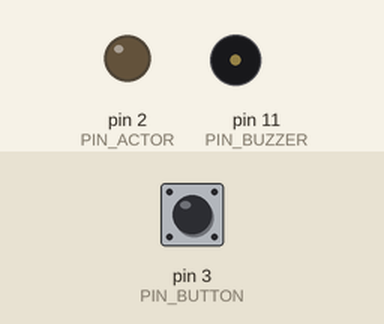
Recording of a program running on a simulated Arduino Uno, built with avr-gcc and run on an emulated ATmega328P. Shown: output pins drawn as LEDs (lit = HIGH), buzzer (waves = sounding). The test bench sets the inputs (shaded band); at power-on: pin 3 (PIN_BUTTON) HIGH. Random numbers use the default seed unless the program sets one.

Above: at 1.2 s.
1.3 s: pin 3 (PIN_BUTTON) pulled LOW for 0.15 s
At 4.0 s:
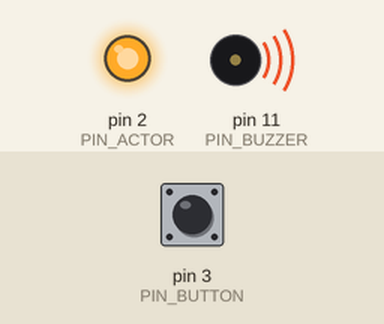
At 4.9 s:
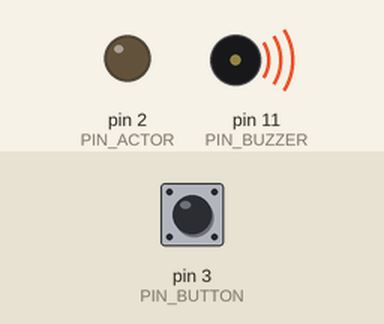
Timing chart, 0 to 10.3 s (numbered marks = the images above; inputs shaded):
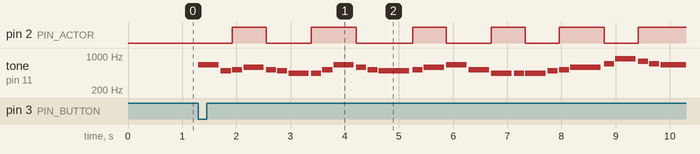

The program:

main.cpp
```cpp
#include <Arduino.h>

#define PIN_BUZZER 11
#define PIN_ACTOR 2
#define PIN_BUTTON 3

#define NOTE_COUNT 0.25

#include "songs/gameofthrones.h"
#include "songs/greenhill.h"
#include "songs/harrypotter.h"
#include "songs/imperialmarch.h"
#include "songs/jigglypuffsong.h"
#include "songs/keyboardcat.h"
#include "songs/merrychristmas.h"
#include "songs/miichannel.h"
#include "songs/songofstorms.h"
#include "songs/startrek.h"
#include "songs/starwars.h"
#include "songs/supermariobros.h"
#include "songs/takeonme.h"
#include "songs/tetris.h"
#include "songs/thegodfather.h"
#include "songs/vampirekiller.h"
#include "songs/zeldaslullaby.h"
#include "songs/zeldatheme.h"

bool stat = false;
int stepCounter = 0;


void playSong(const int melody[], int size, const int tempo) {
  // sizeof gives the number of bytes, each int value is composed of two bytes (16 bits)
  // there are two values per note (pitch and duration), so for each note there are four bytes
  int notes = size / 4; // sizeof(melody) / sizeof(melody[0]) / 2;

  // this calculates the duration of a whole note in ms
  int wholenote = (60000 * 4) / tempo;

  int divider = 0, noteDuration = 0;


  // iterate over the notes of the melody.
  // Remember, the array is twice the number of notes (notes + durations)
  for (int thisNote = 0; thisNote < notes * 2; thisNote = thisNote + 2) {
    // calculates the duration of each note
    divider = melody[thisNote + 1];
    if (divider > 0) {
      // regular note, just proceed
      noteDuration = (wholenote) / divider;
    }
    else if (divider < 0) {
      // dotted notes are represented with negative durations!!
      noteDuration = (wholenote) / abs(divider);
      noteDuration *= 1.5; // increases the duration in half for dotted notes
    }

    // we only play the note for 90% of the duration, leaving 10% as a pause
    tone(PIN_BUZZER, melody[thisNote], noteDuration * 0.9);

    // Wait for the specief duration before playing the next note.
    delay(noteDuration);

    // stop the waveform generation before the next note.
    noTone(PIN_BUZZER);

    stepCounter += noteDuration;

    if (stepCounter >= wholenote * NOTE_COUNT) {
      stat = !stat;
      stepCounter = 0;
      if (stat)
        digitalWrite(PIN_ACTOR, HIGH);
      else
        digitalWrite(PIN_ACTOR, LOW);
    }

    delete melody;
  }
}

void pickRandomSong() {
  int index = rand() %5;

  switch (index) {
    case 0: return playSong((const int[]) GAMEOFTHRONES, sizeof((const int[]) GAMEOFTHRONES), 85);
    // case 1: return playSong((const int[]) GREENHILL, sizeof((const int[]) GREENHILL), 140);
    case 1: return playSong((const int[]) HARRYPOTTER, sizeof((const int[]) HARRYPOTTER), 144);
    // case 3: return playSong((const int[]) IMPERIALMARCH, sizeof((const int[]) IMPERIALMARCH), 120);
    // case 4: return playSong((const int[]) JIGGLYPUFFSONG, sizeof((const int[]) JIGGLYPUFFSONG), 85);
    // case 5: return playSong((const int[]) KEYBOARDCAT, sizeof((const int[]) KEYBOARDCAT), 160);
    // case 6: return playSong((const int[]) MERRYCHRISTMAS, sizeof((const int[]) MERRYCHRISTMAS), 140);
    // case 7: return playSong((const int[]) MIICHANNEL, sizeof((const int[]) MIICHANNEL), 114);
    // case 8: return playSong((const int[]) SONGOFSTORMS, sizeof((const int[]) SONGOFSTORMS), 108);
    // case 9: return playSong((const int[]) STARTREK, sizeof((const int[]) STARTREK), 80);
    // case 10: return playSong((const int[]) STARWARS, sizeof((const int[]) STARWARS), 108);
    // case 11: return playSong((const int[]) SUPERMARIOBROS, sizeof((const int[]) SUPERMARIOBROS), 200);
    case 2: return playSong((const int[]) TAKEONME, sizeof((const int[]) TAKEONME), 140);
    case 3: return playSong((const int[]) TETRIS, sizeof((const int[]) TETRIS), 144);
    // case 14: return playSong((const int[]) THEGODFATHER, sizeof((const int[]) THEGODFATHER), 80);
    // case 15: return playSong((const int[]) VAMPIREKILLER, sizeof((const int[]) VAMPIREKILLER), 130);
    // case 16: return playSong((const int[]) ZELDASLULLABY, sizeof((const int[]) ZELDASLULLABY), 108);
    case 4: return playSong((const int[]) ZELDATHEME, sizeof((const int[]) ZELDATHEME), 88);
  }
}


void setup() {
  srand(analogRead(0));

  pinMode(PIN_ACTOR, OUTPUT);
  pinMode(PIN_BUTTON, INPUT_PULLUP);
}

void loop() {
  if (digitalRead(PIN_BUTTON) == LOW) {
    pickRandomSong();
    digitalWrite(PIN_ACTOR, LOW);
  }
}
```

notes.h
```cpp
#ifndef H_NOTES
#define NOTE_B0  31
#define NOTE_C1  33
#define NOTE_CS1 35
#define NOTE_D1  37
#define NOTE_DS1 39
#define NOTE_E1  41
#define NOTE_F1  44
#define NOTE_FS1 46
#define NOTE_G1  49
#define NOTE_GS1 52
#define NOTE_A1  55
#define NOTE_AS1 58
#define NOTE_B1  62
#define NOTE_C2  65
#define NOTE_CS2 69
#define NOTE_D2  73
#define NOTE_DS2 78
#define NOTE_E2  82
#define NOTE_F2  87
#define NOTE_FS2 93
#define NOTE_G2  98
#define NOTE_GS2 104
#define NOTE_A2  110
#define NOTE_AS2 117
#define NOTE_B2  123
#define NOTE_C3  131
#define NOTE_CS3 139
#define NOTE_D3  147
#define NOTE_DS3 156
#define NOTE_E3  165
#define NOTE_F3  175
#define NOTE_FS3 185
#define NOTE_G3  196
#define NOTE_GS3 208
#define NOTE_A3  220
#define NOTE_AS3 233
#define NOTE_B3  247
#define NOTE_C4  262
#define NOTE_CS4 277
#define NOTE_D4  294
#define NOTE_DS4 311
#define NOTE_E4  330
#define NOTE_F4  349
#define NOTE_FS4 370
#define NOTE_G4  392
#define NOTE_GS4 415
#define NOTE_A4  440
#define NOTE_AS4 466
#define NOTE_B4  494
#define NOTE_C5  523
#define NOTE_CS5 554
#define NOTE_D5  587
#define NOTE_DS5 622
#define NOTE_E5  659
#define NOTE_F5  698
#define NOTE_FS5 740
#define NOTE_G5  784
#define NOTE_GS5 831
#define NOTE_A5  880
#define NOTE_AS5 932
#define NOTE_B5  988
#define NOTE_C6  1047
#define NOTE_CS6 1109
#define NOTE_D6  1175
#define NOTE_DS6 1245
#define NOTE_E6  1319
#define NOTE_F6  1397
#define NOTE_FS6 1480
#define NOTE_G6  1568
#define NOTE_GS6 1661
#define NOTE_A6  1760
#define NOTE_AS6 1865
#define NOTE_B6  1976
#define NOTE_C7  2093
#define NOTE_CS7 2217
#define NOTE_D7  2349
#define NOTE_DS7 2489
#define NOTE_E7  2637
#define NOTE_F7  2794
#define NOTE_FS7 2960
#define NOTE_G7  3136
#define NOTE_GS7 3322
#define NOTE_A7  3520
#define NOTE_AS7 3729
#define NOTE_B7  3951
#define NOTE_C8  4186
#define NOTE_CS8 4435
#define NOTE_D8  4699
#define NOTE_DS8 4978
#define REST      0
#endif
```

gameofthrones.h
```cpp
#include "notes.h"

// Game of Thrones
// Score available at https://musescore.com/user/8407786/scores/2156716


#define GAMEOFTHRONES { \
  NOTE_G4,8, NOTE_C4,8, NOTE_DS4,16, NOTE_F4,16, NOTE_G4,8, NOTE_C4,8, NOTE_DS4,16, NOTE_F4,16, \
  NOTE_G4,8, NOTE_C4,8, NOTE_DS4,16, NOTE_F4,16, NOTE_G4,8, NOTE_C4,8, NOTE_DS4,16, NOTE_F4,16,\
  NOTE_G4,8, NOTE_C4,8, NOTE_E4,16, NOTE_F4,16, NOTE_G4,8, NOTE_C4,8, NOTE_E4,16, NOTE_F4,16,\
  NOTE_G4,8, NOTE_C4,8, NOTE_E4,16, NOTE_F4,16, NOTE_G4,8, NOTE_C4,8, NOTE_E4,16, NOTE_F4,16,\
  NOTE_G4,-4, NOTE_C4,-4, \
  \
  NOTE_DS4,16, NOTE_F4,16, NOTE_G4,4, NOTE_C4,4, NOTE_DS4,16, NOTE_F4,16, \
  NOTE_D4,-1, \
  NOTE_F4,-4, NOTE_AS3,-4,\
  NOTE_DS4,16, NOTE_D4,16, NOTE_F4,4, NOTE_AS3,-4,\
  NOTE_DS4,16, NOTE_D4,16, NOTE_C4,-1, \
  \
  \
  NOTE_G4,-4, NOTE_C4,-4, \
  \
  NOTE_DS4,16, NOTE_F4,16, NOTE_G4,4, NOTE_C4,4, NOTE_DS4,16, NOTE_F4,16, \
  NOTE_D4,-1, \
  NOTE_F4,-4, NOTE_AS3,-4,\
  NOTE_DS4,16, NOTE_D4,16, NOTE_F4,4, NOTE_AS3,-4,\
  NOTE_DS4,16, NOTE_D4,16, NOTE_C4,-1, \
  NOTE_G4,-4, NOTE_C4,-4,\
  NOTE_DS4,16, NOTE_F4,16, NOTE_G4,4,  NOTE_C4,4, NOTE_DS4,16, NOTE_F4,16,\
  \
  NOTE_D4,-2, \
  NOTE_F4,-4, NOTE_AS3,-4,\
  NOTE_D4,-8, NOTE_DS4,-8, NOTE_D4,-8, NOTE_AS3,-8,\
  NOTE_C4,-1,\
  NOTE_C5,-2,\
  NOTE_AS4,-2,\
  NOTE_C4,-2,\
  NOTE_G4,-2,\
  NOTE_DS4,-2,\
  NOTE_DS4,-4, NOTE_F4,-4, \
  NOTE_G4,-1,\
  \
  NOTE_C5,-2, \
  NOTE_AS4,-2,\
  NOTE_C4,-2,\
  NOTE_G4,-2, \
  NOTE_DS4,-2,\
  NOTE_DS4,-4, NOTE_D4,-4,\
  NOTE_C5,8, NOTE_G4,8, NOTE_GS4,16, NOTE_AS4,16, NOTE_C5,8, NOTE_G4,8, NOTE_GS4,16, NOTE_AS4,16,\
  NOTE_C5,8, NOTE_G4,8, NOTE_GS4,16, NOTE_AS4,16, NOTE_C5,8, NOTE_G4,8, NOTE_GS4,16, NOTE_AS4,16,\
  \
  REST,4, NOTE_GS5,16, NOTE_AS5,16, NOTE_C6,8, NOTE_G5,8, NOTE_GS5,16, NOTE_AS5,16,\
  NOTE_C6,8, NOTE_G5,16, NOTE_GS5,16, NOTE_AS5,16, NOTE_C6,8, NOTE_G5,8, NOTE_GS5,16, NOTE_AS5,16, \
}
```

greenhill.h
```cpp
#include "notes.h"

// Gren Hill Zone - Sonic the Hedgehog
// Score available at https://musescore.com/user/248346/scores/461661
// Theme by Masato Nakamura, arranged by Teddy Mason


#define GREENHILL { \
  REST,2, NOTE_D5,8, NOTE_B4,4, NOTE_D5,8, \
  NOTE_CS5,4, NOTE_D5,8, NOTE_CS5,4, NOTE_A4,2, \
  REST,8, NOTE_A4,8, NOTE_FS5,8, NOTE_E5,4, NOTE_D5,8,\
  NOTE_CS5,4, NOTE_D5,8, NOTE_CS5,4, NOTE_A4,2, \
  REST,4, NOTE_D5,8, NOTE_B4,4, NOTE_D5,8,\
  NOTE_CS5,4, NOTE_D5,8, NOTE_CS5,4, NOTE_A4,2, \
  \
  REST,8, NOTE_B4,8, NOTE_B4,8, NOTE_G4,4, NOTE_B4,8, \
  NOTE_A4,4, NOTE_B4,8, NOTE_A4,4, NOTE_D4,2,\
  REST,4, NOTE_D5,8, NOTE_B4,4, NOTE_D5,8,\
  NOTE_CS5,4, NOTE_D5,8, NOTE_CS5,4, NOTE_A4,2, \
  REST,8, NOTE_A4,8, NOTE_FS5,8, NOTE_E5,4, NOTE_D5,8,\
  NOTE_CS5,4, NOTE_D5,8, NOTE_CS5,4, NOTE_A4,2, \
  \
  REST,4, NOTE_D5,8, NOTE_B4,4, NOTE_D5,8, \
  NOTE_CS5,4, NOTE_D5,8, NOTE_CS5,4, NOTE_A4,2, \
  REST,8, NOTE_B4,8, NOTE_B4,8, NOTE_G4,4, NOTE_B4,8,\
  NOTE_A4,4, NOTE_B4,8, NOTE_A4,4, NOTE_D4,8, NOTE_D4,8, NOTE_FS4,8,\
  NOTE_E4,-1,\
  REST,8, NOTE_D4,8, NOTE_E4,8, NOTE_FS4,-1,\
  \
  REST,8, NOTE_D4,8, NOTE_D4,8, NOTE_FS4,8, NOTE_F4,-1, \
  REST,8, NOTE_D4,8, NOTE_F4,8, NOTE_E4,-1, \
  \
  \
  \
  REST,2, NOTE_D5,8, NOTE_B4,4, NOTE_D5,8, \
  NOTE_CS5,4, NOTE_D5,8, NOTE_CS5,4, NOTE_A4,2, \
  REST,8, NOTE_A4,8, NOTE_FS5,8, NOTE_E5,4, NOTE_D5,8,\
  NOTE_CS5,4, NOTE_D5,8, NOTE_CS5,4, NOTE_A4,2, \
  REST,4, NOTE_D5,8, NOTE_B4,4, NOTE_D5,8,\
  NOTE_CS5,4, NOTE_D5,8, NOTE_CS5,4, NOTE_A4,2, \
  \
  REST,8, NOTE_B4,8, NOTE_B4,8, NOTE_G4,4, NOTE_B4,8, \
  NOTE_A4,4, NOTE_B4,8, NOTE_A4,4, NOTE_D4,2,\
  REST,4, NOTE_D5,8, NOTE_B4,4, NOTE_D5,8,\
  NOTE_CS5,4, NOTE_D5,8, NOTE_CS5,4, NOTE_A4,2, \
  REST,8, NOTE_A4,8, NOTE_FS5,8, NOTE_E5,4, NOTE_D5,8,\
  NOTE_CS5,4, NOTE_D5,8, NOTE_CS5,4, NOTE_A4,2, \
  \
  REST,4, NOTE_D5,8, NOTE_B4,4, NOTE_D5,8, \
  NOTE_CS5,4, NOTE_D5,8, NOTE_CS5,4, NOTE_A4,2, \
  REST,8, NOTE_B4,8, NOTE_B4,8, NOTE_G4,4, NOTE_B4,8,\
  NOTE_A4,4, NOTE_B4,8, NOTE_A4,4, NOTE_D4,8, NOTE_D4,8, NOTE_FS4,8,\
  NOTE_E4,-1,\
  REST,8, NOTE_D4,8, NOTE_E4,8, NOTE_FS4,-1,\
  \
  REST,8, NOTE_D4,8, NOTE_D4,8, NOTE_FS4,8, NOTE_F4,-1, \
  REST,8, NOTE_D4,8, NOTE_F4,8, NOTE_E4,8, \
  NOTE_E4,-2, NOTE_A4,8, NOTE_CS5,8, \
  NOTE_FS5,8, NOTE_E5,4, NOTE_D5,8, NOTE_A5,-4,\
}
```

harrypotter.h
```cpp
#include "notes.h"

// Hedwig's theme fromn the Harry Potter Movies
// Socre from https://musescore.com/user/3811306/scores/4906610

#define HARRYPOTTER { \
  REST, 2, NOTE_D4, 4,\
  NOTE_G4, -4, NOTE_AS4, 8, NOTE_A4, 4,\
  NOTE_G4, 2, NOTE_D5, 4,\
  NOTE_C5, -2, \
  NOTE_A4, -2,\
  NOTE_G4, -4, NOTE_AS4, 8, NOTE_A4, 4,\
  NOTE_F4, 2, NOTE_GS4, 4,\
  NOTE_D4, -1, \
  NOTE_D4, 4,\
\
  NOTE_G4, -4, NOTE_AS4, 8, NOTE_A4, 4, \
  NOTE_G4, 2, NOTE_D5, 4,\
  NOTE_F5, 2, NOTE_E5, 4,\
  NOTE_DS5, 2, NOTE_B4, 4,\
  NOTE_DS5, -4, NOTE_D5, 8, NOTE_CS5, 4,\
  NOTE_CS4, 2, NOTE_B4, 4,\
  NOTE_G4, -1,\
  NOTE_AS4, 4,\
     \
  NOTE_D5, 2, NOTE_AS4, 4,\
  NOTE_D5, 2, NOTE_AS4, 4,\
  NOTE_DS5, 2, NOTE_D5, 4,\
  NOTE_CS5, 2, NOTE_A4, 4,\
  NOTE_AS4, -4, NOTE_D5, 8, NOTE_CS5, 4,\
  NOTE_CS4, 2, NOTE_D4, 4,\
  NOTE_D5, -1, \
  REST,4, NOTE_AS4,4,  \
\
  NOTE_D5, 2, NOTE_AS4, 4,\
  NOTE_D5, 2, NOTE_AS4, 4,\
  NOTE_F5, 2, NOTE_E5, 4,\
  NOTE_DS5, 2, NOTE_B4, 4,\
  NOTE_DS5, -4, NOTE_D5, 8, NOTE_CS5, 4,\
  NOTE_CS4, 2, NOTE_AS4, 4,\
  NOTE_G4, -1, \
}
```

imperialmarch.h
```cpp
#include "notes.h"

// Dart Vader theme (Imperial March) - Star wars
// Score available at https://musescore.com/user/202909/scores/1141521
// The tenor saxophone part was used

#define IMPERIALMARCH { \
  NOTE_A4,-4, NOTE_A4,-4, NOTE_A4,16, NOTE_A4,16, NOTE_A4,16, NOTE_A4,16, NOTE_F4,8, REST,8, \
  NOTE_A4,-4, NOTE_A4,-4, NOTE_A4,16, NOTE_A4,16, NOTE_A4,16, NOTE_A4,16, NOTE_F4,8, REST,8, \
  NOTE_A4,4, NOTE_A4,4, NOTE_A4,4, NOTE_F4,-8, NOTE_C5,16, \
 \
  NOTE_A4,4, NOTE_F4,-8, NOTE_C5,16, NOTE_A4,2, \
  NOTE_E5,4, NOTE_E5,4, NOTE_E5,4, NOTE_F5,-8, NOTE_C5,16, \
  NOTE_A4,4, NOTE_F4,-8, NOTE_C5,16, NOTE_A4,2, \
 \
  NOTE_A5,4, NOTE_A4,-8, NOTE_A4,16, NOTE_A5,4, NOTE_GS5,-8, NOTE_G5,16, \
  NOTE_DS5,16, NOTE_D5,16, NOTE_DS5,8, REST,8, NOTE_A4,8, NOTE_DS5,4, NOTE_D5,-8, NOTE_CS5,16, \
 \
  NOTE_C5,16, NOTE_B4,16, NOTE_C5,16, REST,8, NOTE_F4,8, NOTE_GS4,4, NOTE_F4,-8, NOTE_A4,-16, \
  NOTE_C5,4, NOTE_A4,-8, NOTE_C5,16, NOTE_E5,2, \
 \
  NOTE_A5,4, NOTE_A4,-8, NOTE_A4,16, NOTE_A5,4, NOTE_GS5,-8, NOTE_G5,16, \
  NOTE_DS5,16, NOTE_D5,16, NOTE_DS5,8, REST,8, NOTE_A4,8, NOTE_DS5,4, NOTE_D5,-8, NOTE_CS5,16, \
 \
  NOTE_C5,16, NOTE_B4,16, NOTE_C5,16, REST,8, NOTE_F4,8, NOTE_GS4,4, NOTE_F4,-8, NOTE_A4,-16, \
  NOTE_A4,4, NOTE_F4,-8, NOTE_C5,16, NOTE_A4,2, \
}
```

jigglypuffsong.h
```cpp
#include "notes.h"

// Jigglypuff's Song
// Score available at https://musescore.com/user/28109683/scores/5044153

#define JIGGLYPUFFSONG { \
  NOTE_D5,-4, NOTE_A5,8, NOTE_FS5,8, NOTE_D5,8,\
  NOTE_E5,-4, NOTE_FS5,8, NOTE_G5,4,\
  NOTE_FS5,-4, NOTE_E5,8, NOTE_FS5,4,\
  NOTE_D5,-2,\
  NOTE_D5,-4, NOTE_A5,8, NOTE_FS5,8, NOTE_D5,8,\
  NOTE_E5,-4, NOTE_FS5,8, NOTE_G5,4,\
  NOTE_FS5,-1,\
  NOTE_D5,-4, NOTE_A5,8, NOTE_FS5,8, NOTE_D5,8,\
  NOTE_E5,-4, NOTE_FS5,8, NOTE_G5,4,\
  \
  NOTE_FS5,-4, NOTE_E5,8, NOTE_FS5,4,\
  NOTE_D5,-2,\
  NOTE_D5,-4, NOTE_A5,8, NOTE_FS5,8, NOTE_D5,8,\
  NOTE_E5,-4, NOTE_FS5,8, NOTE_G5,4,\
  NOTE_FS5,-1,\
}
```

keyboardcat.h
```cpp
#include "notes.h"

// Keyboard cat
// Score available at https://musescore.com/user/142788/scores/147371

#define KEYBOARDCAT { \
  REST,1,\
  REST,1,\
  NOTE_C4,4, NOTE_E4,4, NOTE_G4,4, NOTE_E4,4, \
  NOTE_C4,4, NOTE_E4,8, NOTE_G4,-4, NOTE_E4,4,\
  NOTE_A3,4, NOTE_C4,4, NOTE_E4,4, NOTE_C4,4,\
  NOTE_A3,4, NOTE_C4,8, NOTE_E4,-4, NOTE_C4,4,\
  NOTE_G3,4, NOTE_B3,4, NOTE_D4,4, NOTE_B3,4,\
  NOTE_G3,4, NOTE_B3,8, NOTE_D4,-4, NOTE_B3,4,\
  \
  NOTE_G3,4, NOTE_G3,8, NOTE_G3,-4, NOTE_G3,8, NOTE_G3,4, \
  NOTE_G3,4, NOTE_G3,4, NOTE_G3,8, NOTE_G3,4,\
  NOTE_C4,4, NOTE_E4,4, NOTE_G4,4, NOTE_E4,4, \
  NOTE_C4,4, NOTE_E4,8, NOTE_G4,-4, NOTE_E4,4,\
  NOTE_A3,4, NOTE_C4,4, NOTE_E4,4, NOTE_C4,4,\
  NOTE_A3,4, NOTE_C4,8, NOTE_E4,-4, NOTE_C4,4,\
  NOTE_G3,4, NOTE_B3,4, NOTE_D4,4, NOTE_B3,4,\
  NOTE_G3,4, NOTE_B3,8, NOTE_D4,-4, NOTE_B3,4,\
  \
  NOTE_G3,-1, \
}
```

merrychristmas.h
```cpp
#include "notes.h"

// We Wish You a Merry Christmas
// Score available at https://musescore.com/user/6208766/scores/1497501

#define MERRYCHRISTMAS { \
  NOTE_C5,4, \
  NOTE_F5,4, NOTE_F5,8, NOTE_G5,8, NOTE_F5,8, NOTE_E5,8,\
  NOTE_D5,4, NOTE_D5,4, NOTE_D5,4,\
  NOTE_G5,4, NOTE_G5,8, NOTE_A5,8, NOTE_G5,8, NOTE_F5,8,\
  NOTE_E5,4, NOTE_C5,4, NOTE_C5,4,\
  NOTE_A5,4, NOTE_A5,8, NOTE_AS5,8, NOTE_A5,8, NOTE_G5,8,\
  NOTE_F5,4, NOTE_D5,4, NOTE_C5,8, NOTE_C5,8,\
  NOTE_D5,4, NOTE_G5,4, NOTE_E5,4,\
  \
  NOTE_F5,2, NOTE_C5,4, \
  NOTE_F5,4, NOTE_F5,8, NOTE_G5,8, NOTE_F5,8, NOTE_E5,8,\
  NOTE_D5,4, NOTE_D5,4, NOTE_D5,4,\
  NOTE_G5,4, NOTE_G5,8, NOTE_A5,8, NOTE_G5,8, NOTE_F5,8,\
  NOTE_E5,4, NOTE_C5,4, NOTE_C5,4,\
  NOTE_A5,4, NOTE_A5,8, NOTE_AS5,8, NOTE_A5,8, NOTE_G5,8,\
  NOTE_F5,4, NOTE_D5,4, NOTE_C5,8, NOTE_C5,8,\
  NOTE_D5,4, NOTE_G5,4, NOTE_E5,4,\
  NOTE_F5,2, NOTE_C5,4,\
  \
  NOTE_F5,4, NOTE_F5,4, NOTE_F5,4, \
  NOTE_E5,2, NOTE_E5,4,\
  NOTE_F5,4, NOTE_E5,4, NOTE_D5,4,\
  NOTE_C5,2, NOTE_A5,4,\
  NOTE_AS5,4, NOTE_A5,4, NOTE_G5,4,\
  NOTE_C6,4, NOTE_C5,4, NOTE_C5,8, NOTE_C5,8,\
  NOTE_D5,4, NOTE_G5,4, NOTE_E5,4,\
  NOTE_F5,2, NOTE_C5,4, \
  NOTE_F5,4, NOTE_F5,8, NOTE_G5,8, NOTE_F5,8, NOTE_E5,8,\
  NOTE_D5,4, NOTE_D5,4, NOTE_D5,4,\
  \
  NOTE_G5,4, NOTE_G5,8, NOTE_A5,8, NOTE_G5,8, NOTE_F5,8, \
  NOTE_E5,4, NOTE_C5,4, NOTE_C5,4,\
  NOTE_A5,4, NOTE_A5,8, NOTE_AS5,8, NOTE_A5,8, NOTE_G5,8,\
  NOTE_F5,4, NOTE_D5,4, NOTE_C5,8, NOTE_C5,8,\
  NOTE_D5,4, NOTE_G5,4, NOTE_E5,4,\
  NOTE_F5,2, NOTE_C5,4,\
  NOTE_F5,4, NOTE_F5,4, NOTE_F5,4,\
  NOTE_E5,2, NOTE_E5,4,\
  NOTE_F5,4, NOTE_E5,4, NOTE_D5,4,\
  \
  NOTE_C5,2, NOTE_A5,4, \
  NOTE_AS5,4, NOTE_A5,4, NOTE_G5,4,\
  NOTE_C6,4, NOTE_C5,4, NOTE_C5,8, NOTE_C5,8,\
  NOTE_D5,4, NOTE_G5,4, NOTE_E5,4,\
  NOTE_F5,2, NOTE_C5,4, \
  NOTE_F5,4, NOTE_F5,8, NOTE_G5,8, NOTE_F5,8, NOTE_E5,8,\
  NOTE_D5,4, NOTE_D5,4, NOTE_D5,4,\
  NOTE_G5,4, NOTE_G5,8, NOTE_A5,8, NOTE_G5,8, NOTE_F5,8, \
  NOTE_E5,4, NOTE_C5,4, NOTE_C5,4,\
  \
  NOTE_A5,4, NOTE_A5,8, NOTE_AS5,8, NOTE_A5,8, NOTE_G5,8, \
  NOTE_F5,4, NOTE_D5,4, NOTE_C5,8, NOTE_C5,8,\
  NOTE_D5,4, NOTE_G5,4, NOTE_E5,4,\
  NOTE_F5,2, NOTE_C5,4,\
  NOTE_F5,4, NOTE_F5,8, NOTE_G5,8, NOTE_F5,8, NOTE_E5,8,\
  NOTE_D5,4, NOTE_D5,4, NOTE_D5,4,\
  NOTE_G5,4, NOTE_G5,8, NOTE_A5,8, NOTE_G5,8, NOTE_F5,8,\
  NOTE_E5,4, NOTE_C5,4, NOTE_C5,4,\
  \
  NOTE_A5,4, NOTE_A5,8, NOTE_AS5,8, NOTE_A5,8, NOTE_G5,8, \
  NOTE_F5,4, NOTE_D5,4, NOTE_C5,8, NOTE_C5,8,\
  NOTE_D5,4, NOTE_G5,4, NOTE_E5,4,\
  NOTE_F5,2, REST,4\
}
```

songofstorms.h
```cpp
#include "notes.h"

// Song of storms - The Legend of Zelda Ocarina of Time.
// Score available at https://musescore.com/user/4957541/scores/1545401


#define SONGOFSTORMS { \
  NOTE_D4,4, NOTE_A4,4, NOTE_A4,4,\
  REST,8, NOTE_E4,8, NOTE_B4,2,\
  NOTE_F4,4, NOTE_C5,4, NOTE_C5,4,\
  REST,8, NOTE_E4,8, NOTE_B4,2,\
  NOTE_D4,4, NOTE_A4,4, NOTE_A4,4,\
  REST,8, NOTE_E4,8, NOTE_B4,2,\
  NOTE_F4,4, NOTE_C5,4, NOTE_C5,4,\
  REST,8, NOTE_E4,8, NOTE_B4,2,\
  NOTE_D4,8, NOTE_F4,8, NOTE_D5,2,\
  \
  NOTE_D4,8, NOTE_F4,8, NOTE_D5,2,\
  NOTE_E5,-4, NOTE_F5,8, NOTE_E5,8, NOTE_E5,8,\
  NOTE_E5,8, NOTE_C5,8, NOTE_A4,2,\
  NOTE_A4,4, NOTE_D4,4, NOTE_F4,8, NOTE_G4,8,\
  NOTE_A4,-2,\
  NOTE_A4,4, NOTE_D4,4, NOTE_F4,8, NOTE_G4,8,\
  NOTE_E4,-2,\
  NOTE_D4,8, NOTE_F4,8, NOTE_D5,2,\
  NOTE_D4,8, NOTE_F4,8, NOTE_D5,2,\
  \
  NOTE_E5,-4, NOTE_F5,8, NOTE_E5,8, NOTE_E5,8,\
  NOTE_E5,8, NOTE_C5,8, NOTE_A4,2,\
  NOTE_A4,4, NOTE_D4,4, NOTE_F4,8, NOTE_G4,8,\
  NOTE_A4,2, NOTE_A4,4,\
  NOTE_D4,1,\
}
```

startrek.h
```cpp
#include "notes.h"

// Star Trek Intro
// Score available at https://musescore.com/user/10768291/scores/4594271

#define STARTREK { \
  NOTE_D4, -8, NOTE_G4, 16, NOTE_C5, -4, \
  NOTE_B4, 8, NOTE_G4, -16, NOTE_E4, -16, NOTE_A4, -16,\
  NOTE_D5, 2,\
}
```

Source omitted: miichannel.h (3383 bytes), starwars.h (1263 bytes), supermariobros.h (3926 bytes), takeonme.h (875 bytes), tetris.h (1394 bytes), thegodfather.h (1796 bytes), vampirekiller.h (3242 bytes), zeldaslullaby.h (788 bytes), zeldatheme.h (1548 bytes)
